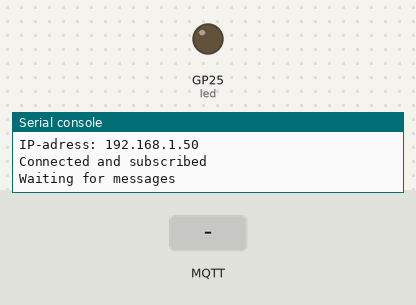
Bench run of a program on a simulated Raspberry Pi Pico running MicroPython. Parts: output pins drawn as LEDs (lit = HIGH), the last lines printed to the serial console. The inputs (shaded band) are chosen by the test bench. WiFi joins after 1.5 s; no MQTT or app messages arrive unless stated; values from a settings file that is not in the repository are placeholders.

Above: at 3.3 s.
3.4 s: MQTT message "on" arrives on the first subscribed topic
At 4.6 s:
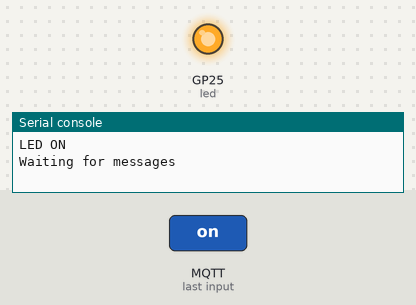
4.9 s: MQTT message "off" arrives on the first subscribed topic
At 5.9 s:
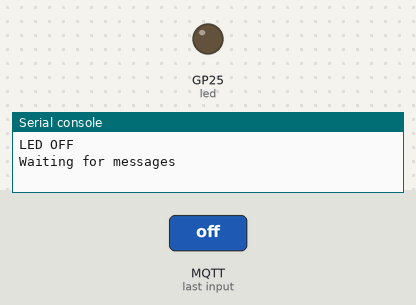
Timing chart, 0 to 7.9 s (numbered marks = the images above; inputs shaded):
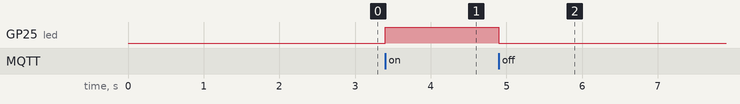

Measured:
- after the input at 3.4 s, GP25 (led): LOW → HIGH at once
- after the input at 4.9 s, GP25 (led): HIGH → LOW at once

The program:

notmain.py
```python
from time import sleep
import network
from machine import Pin
from umqtt.simple import MQTTClient
from machine import RTC
from secret import ssid, password

rtc = RTC()

# Setup the onboard LED so we can turn it on/off
led = Pin("LED", Pin.OUT)

# Fill in your WiFi network name (ssid) and password here:
wifi_ssid = ssid
wifi_password = password

# Connect to WiFi
wlan = network.WLAN(network.STA_IF)
wlan.active(True)
wlan.connect(wifi_ssid, wifi_password)
while wlan.isconnected() == False:
    print('Waiting for connection...')
    sleep(1)
status = wlan.ifconfig()
print('connection to', ssid,'succesfull established!')
print('IP-adress: ' + status[0])

# Fill in your Adafruit IO Authentication and Feed MQTT Topic details
mqtt_host = "io.adafruit.com"
mqtt_username = "TheLowSpecPC"  # Your Adafruit IO username
mqtt_password = "aio_YVvj55rpthSeASH0h6A9vK1FzC3D"  # Adafruit IO Key
relay1_toggle = "TheLowSpecPC/feeds/toggle"
timer_toggle = "TheLowSpecPC/feeds/timer"
hours_feed = "TheLowSpecPC/feeds/hours"
minutes_feed = "TheLowSpecPC/feeds/minutes"

# Enter a random ID for this MQTT Client
# It needs to be globally unique across all of Adafruit IO.
mqtt_client_id = "somethingreallyrandomandunique123"

# Initialize our MQTTClient and connect to the MQTT server
mqtt_client = MQTTClient(
        client_id=mqtt_client_id,
        server=mqtt_host,
        user=mqtt_username,
        password=mqtt_password)

# So that we can respond to messages on an MQTT topic, we need a callback
# function that will handle the messages.
def toggle(topic, message):
    if topic == b'TheLowSpecPC/feeds/toggle':
        print (f'Topic {topic} received message {message}')  # Debug print out of what was received over MQTT
        if message == b'on':
            print("LED ON")
            led.value(1)
        elif message == b'off':
            print("LED OFF")
            led.value(0)

    elif topic == b'TheLowSpecPC/feeds/hours':
        print (f'Topic {topic} received message {message}')
        with open('hours.txt', 'w') as hw:
            hw.write(message.decode())
            hw.close()

    elif topic == b'TheLowSpecPC/feeds/minutes':
        print (f'Topic {topic} received message {message}')
        with open('minutes.txt', 'w') as mw:
            mw.write(message.decode())
            mw.close()

    elif topic == b'TheLowSpecPC/feeds/timer':
        print (f'Topic {topic} received message {message}')

        if message == b'start':
            with open('hours.txt', 'r') as hr:
                hrs = hr.read()
                hr.close()
            with open('minutes.txt', 'r') as mr:
                mins = mr.read()
                mr.close()
            startTime = rtc.datetime()
            day = startTime[2]
            hours = startTime[4] + int(hrs)
            minutes = startTime[5] + int(mins)

            if int(hrs) > 23:
                day = day+1
            if hours > 23:
                hours = hours-24
            if minutes > 60:
                minutes = minutes-60

            a=0
            while a==0:
                endTime = rtc.datetime()
                if endTime[2]==day and endTime[4]==hours and endTime[5]==minutes:
                    a = a+1
                    mqtt_client.publish(timer_toggle, "stop")
                mqtt_client.check_msg()
                sleep(20)


# Before connecting, tell the MQTT client to use the callback
mqtt_client.set_callback(toggle)

try:
    mqtt_client.connect()
except OSError as e:
    print('Failed to connect to the MQTT Broker. Reconnecting...')
    sleep(5)
    machine.reset()

# Set the initial state of the LED to off, and let the MQTT topic know about it
led.value(0)
mqtt_client.publish(relay1_toggle, "off")
mqtt_client.publish(timer_toggle, "stop")

# Once connected, subscribe to the MQTT topic
mqtt_client.subscribe(relay1_toggle)
mqtt_client.subscribe(timer_toggle)
mqtt_client.subscribe(hours_feed)
mqtt_client.subscribe(minutes_feed)
print("Connected and subscribed")

try:
    while True:
        # Infinitely wait for messages on the topic.
        # Note wait_msg() is a blocking call, if you're doing multiple things
        # on the Pico you may want to look at putting this on another thread.
        print(f'Waiting for messages')
        mqtt_client.wait_msg()
except Exception as e:
    print(f'Failed to wait for MQTT messages: {e}')
finally:
    mqtt_client.disconnect()
```
